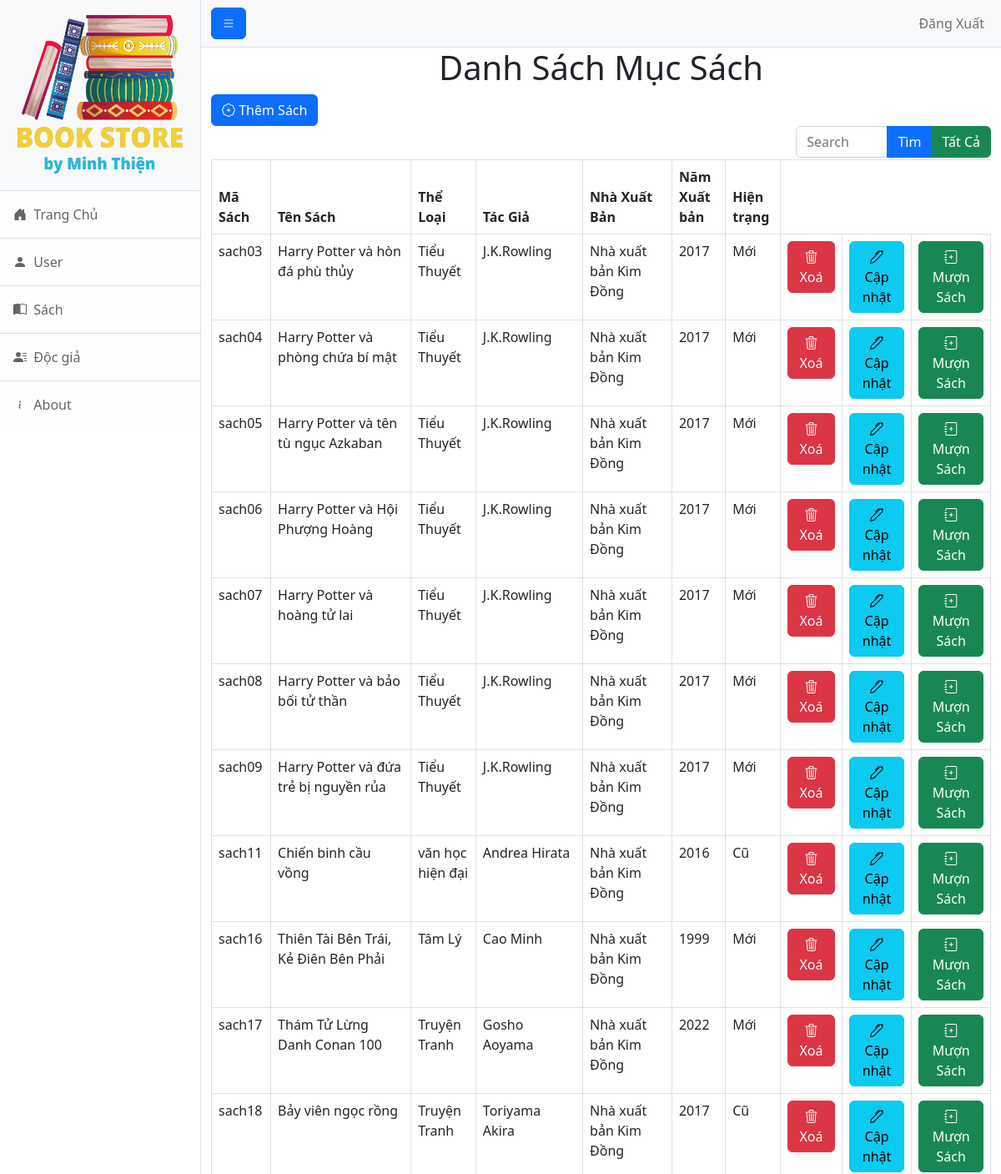
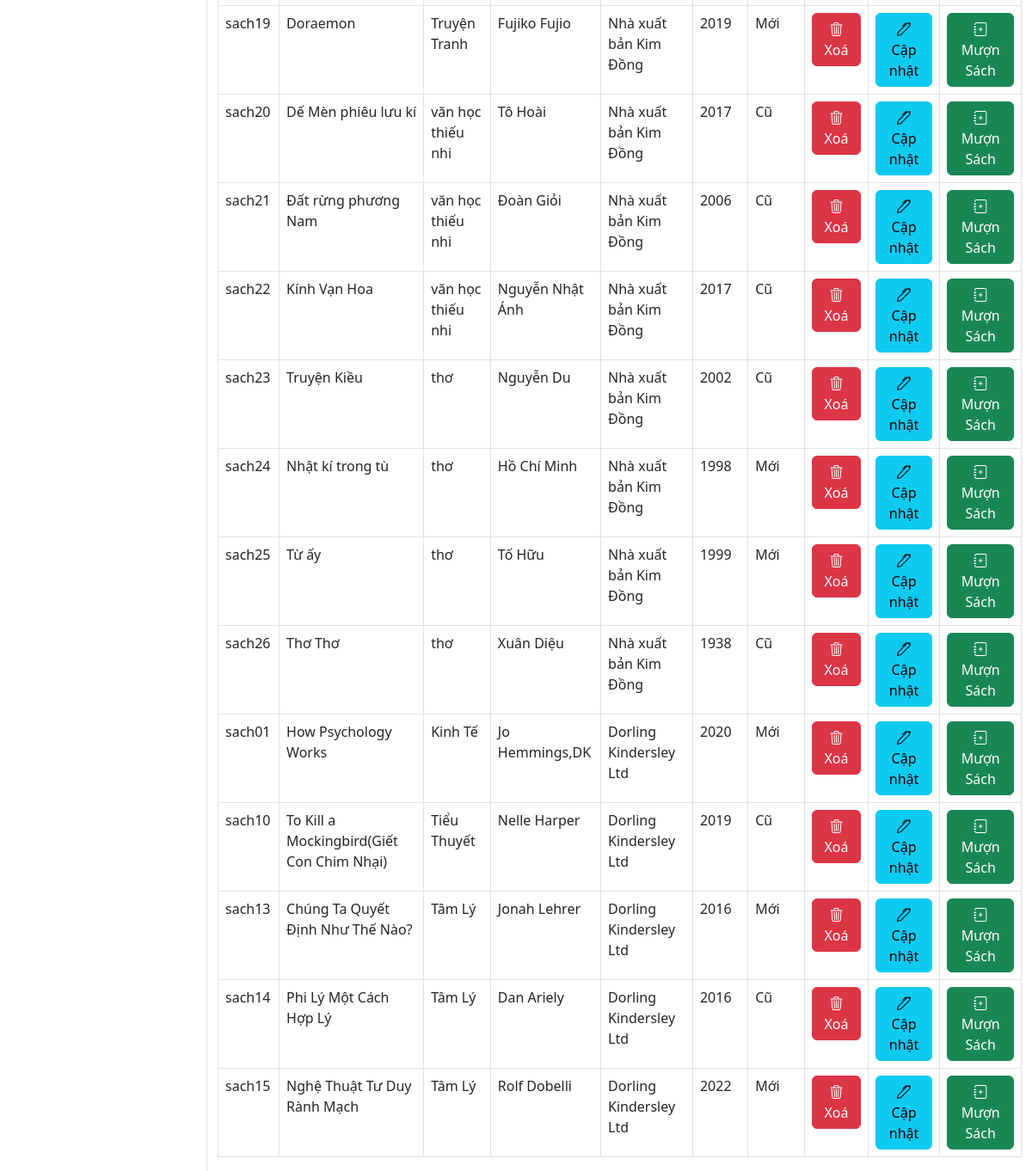
The app's page /thuvien/Sach/book.php with its own data (2 pictures, top to bottom).
### tables this page shows
CREATE TABLE `sach` (
  `masach` varchar(10) NOT NULL,
  `tensach` varchar(50) NOT NULL,
  `matheloai` varchar(10) NOT NULL,
  `tacgia` varchar(50) NOT NULL,
  `manxb` varchar(10) NOT NULL,
  `namxuatban` year(4) NOT NULL,
  `hientrang` varchar(20) NOT NULL
);

CREATE TABLE `theloai` (
  `matheloai` varchar(10) NOT NULL,
  `tentheloai` varchar(50) NOT NULL
);

CREATE TABLE `nhaxuatban` (
  `manxb` varchar(10) NOT NULL,
  `tennxb` varchar(50) NOT NULL,
  `diachinxb` varchar(100) NOT NULL,
  `emailnxb` varchar(50) NOT NULL,
  `infonxb` varchar(100) NOT NULL
);

### thuvien/Sach/book.php (the view, shortened to what this page needs)
<!DOCTYPE html>
<html lang="en">
<head>
    <link rel="stylesheet" href="css/styles.css">
</head>
<body>
    <div class="d-flex" id="wrapper">
        <div class="border-end bg-white" id="sidebar-wrapper">
            <div class="sidebar-heading border-bottom bg-light"><img height="200px" width="200px" src="img/logo.png"></div>
            <div class="list-group list-group-flush">
                <a class="bi bi-house-door-fill list-group-item list-group-item-action list-group-item-light p-3 " href="../home.php"> &nbspTrang Chủ</a>
                <a class="bi bi-person-fill list-group-item list-group-item-action list-group-item-light p-3" href="../admin.php"> &nbspUser</a>
                <a class="bi bi-book-half list-group-item list-group-item-action list-group-item-light p-3" href="book.php"> &nbspSách</a>
                <a class="bi bi-person-lines-fill list-group-item list-group-item-action list-group-item-light p-3" href="../DocGia/docgia.php"> &nbspĐộc giả</a>
                <a class="bi bi-info list-group-item list-group-item-action list-group-item-light p-3" href="#!"> &nbspAbout</a>
            </div>
        </div>
        <div id="page-content-wrapper">
            <nav class="navbar navbar-expand-lg navbar-light bg-light border-bottom">
                <div class="container-fluid">
                    <button class="bi bi-list btn btn-primary" id="sidebarToggle"></button>
                    <div class="collapse navbar-collapse" id="navbarSupportedContent">
                        <ul class="navbar-nav ms-auto mt-2 mt-lg-0">
                            <li class="nav-item "><a class="nav-link" href="../logout.php">Đăng Xuất</a></li>
                        </ul>
                    </div>
                </div>
            </nav>
            <div class="container-fluid ">
                <h1 class="text-center">Danh Sách Mục Sách</h1>
                <?php include("form_add_book.php")  ?>
                <?php
                include("../connect.php");
                if (isset($_REQUEST["search"])) {
                    $search = addslashes($_GET['search']);
                    if (empty($search)) {
                        echo  "alert ('Vui lòng nhập vào ô tìm kiếm!!');";
                    } else {
                        $key = $_GET['search'];
                        $query = "SELECT * FROM sach,theloai,nhaxuatban WHERE tensach LIKE '%$search%' and sach.matheloai = theloai.matheloai AND sach.manxb = nhaxuatban.manxb ";
                    }
                } else {
                    $query = "SELECT * FROM sach,theloai,nhaxuatban WHERE sach.matheloai = theloai.matheloai AND sach.manxb = nhaxuatban.manxb";
                }
                $ketqua = mysqli_query($connect, $query);
                ?>
                <form class="" action="" method="get">
                    <div class="ms-5 input-group rounded float-end w-25">
                        <input type="text" name="search" class="form-control" placeholder="Search" />
                        <input class="bi bi-search btn btn-primary" type="submit" value="Tìm">
                        <input value="Tất Cả" class="btn btn-success" type="button" onclick="window.location.href='book.php'">
                    </div>
                </form>
                <br>
                <table class="table table-bordered mt-3">
                    <thead>
                        <tr>
                            <th scope="col">Mã Sách</th>
                            <th scope="col">Tên Sách</th>
                            <th scope="col">Thể Loại</th>
                            <th scope="col">Tác Giả</th>
                            <th scope="col">Nhà Xuất Bản</th>
                            <th scope="col">Năm Xuất bản</th>
                            <th scope="col">Hiện trạng</th>
                        </tr>
                    </thead>
                    <tbody>
                        <tr>
                            <?php
                            while ($row = mysqli_fetch_array($ketqua)) {
                                echo "<tr>";
                                echo "<td>" . $row["masach"] . "</td>";
                                echo "<td>" . $row["tensach"] . "</td>";
                                echo "<td>" . $row["tentheloai"] . "</td>";
                                echo "<td>" . $row["tacgia"] . "</td>";
                                echo "<td>" . $row["tennxb"] . "</td>";
                                echo "<td>" . $row["namxuatban"] . "</td>";
                                echo "<td>" . $row["hientrang"] . "</td>";
                                echo "<td><center><a class=\"text-decoration-none bi bi-trash3 btn btn-danger \" href=\"delete_book.php?masach=" . $row["masach"] . "\"> Xoá</a> </center> </td>";
                                echo "<td><center><a class=\"text-decoration-none bi bi-pen btn btn-info\" href=\"edit_book.php?masach=" . $row["masach"] . "\"> Cập nhật</a></center></td>";
                                echo "<td><center><a class=\"text-decoration-none bi bi-journal-plus btn btn-success\" href=\"../MUONTRA/vaymuon.php?masach=" . $row["masach"] . "\">Mượn Sách</a></center></td>";
                            }
                            ?>
                        </tr>
                    </tbody>
                </table>
            </div>
        </div>
    </div>
</body>
</html>

### records on screen
sach: masach "sach03", tensach "Harry Potter và hòn đá phù thủy", theloai.tentheloai "Tiểu Thuyết", tacgia "J.K.Rowling", nhaxuatban.tennxb "Nhà xuất bản Kim Đồng", namxuatban "2017", hientrang "Mới"
sach: masach "sach04", tensach "Harry Potter và phòng chứa bí mật", theloai.tentheloai "Tiểu Thuyết", tacgia "J.K.Rowling", nhaxuatban.tennxb "Nhà xuất bản Kim Đồng", namxuatban "2017", hientrang "Mới"
sach: masach "sach05", tensach "Harry Potter và tên tù ngục Azkaban", theloai.tentheloai "Tiểu Thuyết", tacgia "J.K.Rowling", nhaxuatban.tennxb "Nhà xuất bản Kim Đồng", namxuatban "2017", hientrang "Mới"
sach: masach "sach06", tensach "Harry Potter và Hội Phượng Hoàng", theloai.tentheloai "Tiểu Thuyết", tacgia "J.K.Rowling", nhaxuatban.tennxb "Nhà xuất bản Kim Đồng", namxuatban "2017", hientrang "Mới"
sach: masach "sach07", tensach "Harry Potter và hoàng tử lai", theloai.tentheloai "Tiểu Thuyết", tacgia "J.K.Rowling", nhaxuatban.tennxb "Nhà xuất bản Kim Đồng", namxuatban "2017", hientrang "Mới"
sach: masach "sach08", tensach "Harry Potter và bảo bối tử thần", theloai.tentheloai "Tiểu Thuyết", tacgia "J.K.Rowling", nhaxuatban.tennxb "Nhà xuất bản Kim Đồng", namxuatban "2017", hientrang "Mới"
sach: masach "sach09", tensach "Harry Potter và đứa trẻ bị nguyền rủa", theloai.tentheloai "Tiểu Thuyết", tacgia "J.K.Rowling", nhaxuatban.tennxb "Nhà xuất bản Kim Đồng", namxuatban "2017", hientrang "Mới"
sach: masach "sach11", tensach "Chiến binh cầu vồng", theloai.tentheloai "văn học hiện đại", tacgia "Andrea Hirata", nhaxuatban.tennxb "Nhà xuất bản Kim Đồng", namxuatban "2016", hientrang "Cũ"
sach: masach "sach16", tensach "Thiên Tài Bên Trái, Kẻ Điên Bên Phải", theloai.tentheloai "Tâm Lý", tacgia "Cao Minh", nhaxuatban.tennxb "Nhà xuất bản Kim Đồng", namxuatban "1999", hientrang "Mới"
sach: masach "sach17", tensach "Thám Tử Lừng Danh Conan 100", theloai.tentheloai "Truyện Tranh", tacgia "Gosho Aoyama", nhaxuatban.tennxb "Nhà xuất bản Kim Đồng", namxuatban "2022", hientrang "Mới"
sach: masach "sach18", tensach "Bảy viên ngọc rồng", theloai.tentheloai "Truyện Tranh", tacgia "Toriyama Akira", nhaxuatban.tennxb "Nhà xuất bản Kim Đồng", namxuatban "2017", hientrang "Cũ"
sach: masach "sach19", tensach "Doraemon", theloai.tentheloai "Truyện Tranh", tacgia "Fujiko Fujio", nhaxuatban.tennxb "Nhà xuất bản Kim Đồng", namxuatban "2019", hientrang "Mới"
sach: masach "sach20", tensach "Dế Mèn phiêu lưu kí", theloai.tentheloai "văn học thiếu nhi", tacgia "Tô Hoài", nhaxuatban.tennxb "Nhà xuất bản Kim Đồng", namxuatban "2017", hientrang "Cũ"
sach: masach "sach21", tensach "Đất rừng phương Nam", theloai.tentheloai "văn học thiếu nhi", tacgia "Đoàn Giỏi", nhaxuatban.tennxb "Nhà xuất bản Kim Đồng", namxuatban "2006", hientrang "Cũ"
sach: masach "sach22", tensach "Kính Vạn Hoa", theloai.tentheloai "văn học thiếu nhi", tacgia "Nguyễn Nhật Ánh", nhaxuatban.tennxb "Nhà xuất bản Kim Đồng", namxuatban "2017", hientrang "Cũ"
sach: masach "sach23", tensach "Truyện Kiều", theloai.tentheloai "thơ", tacgia "Nguyễn Du", nhaxuatban.tennxb "Nhà xuất bản Kim Đồng", namxuatban "2002", hientrang "Cũ"
sach: masach "sach24", tensach "Nhật kí trong tù", theloai.tentheloai "thơ", tacgia "Hồ Chí Minh", nhaxuatban.tennxb "Nhà xuất bản Kim Đồng", namxuatban "1998", hientrang "Mới"
sach: masach "sach25", tensach "Từ ấy", theloai.tentheloai "thơ", tacgia "Tố Hữu", nhaxuatban.tennxb "Nhà xuất bản Kim Đồng", namxuatban "1999", hientrang "Mới"
sach: masach "sach26", tensach "Thơ Thơ", theloai.tentheloai "thơ", tacgia "Xuân Diệu", nhaxuatban.tennxb "Nhà xuất bản Kim Đồng", namxuatban "1938", hientrang "Cũ"
sach: masach "sach01", tensach "How Psychology Works", theloai.tentheloai "Kinh Tế", tacgia "Jo Hemmings,DK", nhaxuatban.tennxb "Dorling Kindersley Ltd", namxuatban "2020", hientrang "Mới"
sach: masach "sach10", tensach "To Kill a Mockingbird(Giết Con Chim Nhại)", theloai.tentheloai "Tiểu Thuyết", tacgia "Nelle Harper", nhaxuatban.tennxb "Dorling Kindersley Ltd", namxuatban "2019", hientrang "Cũ"
sach: masach "sach13", tensach "Chúng Ta Quyết Định Như Thế Nào?", theloai.tentheloai "Tâm Lý", tacgia "Jonah Lehrer", nhaxuatban.tennxb "Dorling Kindersley Ltd", namxuatban "2016", hientrang "Mới"
sach: masach "sach14", tensach "Phi Lý Một Cách Hợp Lý", theloai.tentheloai "Tâm Lý", tacgia "Dan Ariely", nhaxuatban.tennxb "Dorling Kindersley Ltd", namxuatban "2016", hientrang "Cũ"
sach: masach "sach15", tensach "Nghệ Thuật Tư Duy Rành Mạch", theloai.tentheloai "Tâm Lý", tacgia "Rolf Dobelli", nhaxuatban.tennxb "Dorling Kindersley Ltd", namxuatban "2022", hientrang "Mới"
